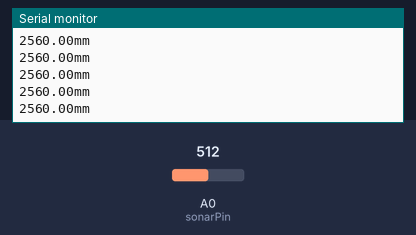
This sketch was run on a simulated Arduino Uno, built with avr-gcc and run on an emulated ATmega328P. Parts: the last lines printed to the serial monitor. The inputs (shaded band) are chosen by the test bench; at power-on: A0 (sonarPin) = 512.

Above: at 1.2 s.
1.3 s: A0 (sonarPin) set to 716
At 1.31 s:
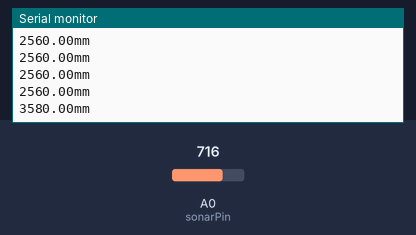
2.8 s: A0 (sonarPin) set to 900
At 2.82 s:
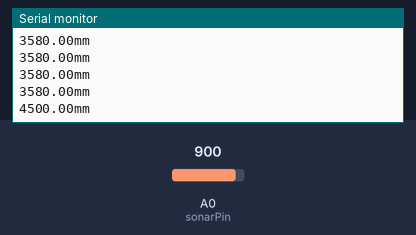
Timing chart, 0 to 5.8 s (numbered marks = the images above; inputs shaded):
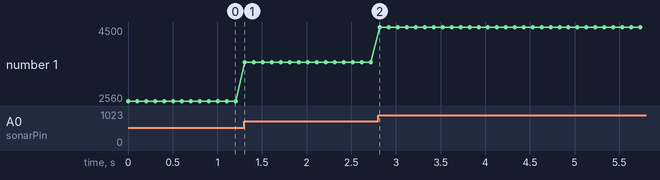

Measured:
- after the input at 1.3 s, the serial monitor: prints a new line at once (image 1)
- after the input at 2.8 s, the serial monitor: prints a new line at once (image 2)
- plotted number 1: 2560 → 3580 after the input at 1.3 s, 3580 → 4500 after the input at 2.8 s

The sketch:

Arduino_hlvr_dist.ino
```cpp
/********************
* HRLV EZ Max sonar
* Reading analog voltage
* http://www.maxbotix.com
****************/

int sonarPin = A0;
float mm = 0.0;

void setup() {
  Serial.begin(38400);
}

void loop() {
  mm = analogRead(sonarPin) * 5; //Takes bit count and converts it to mm
  // inches = mm/25.4 => Takes mm and converts it to inches
  Serial.print(mm);
  Serial.println("mm");
  delay(100);
}
```
